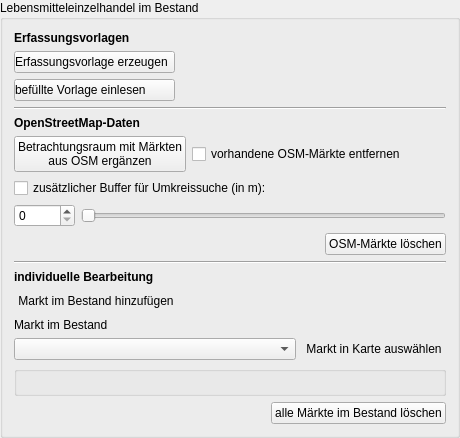
         <widget class="QgsCollapsibleGroupBox" name="mGroupBox_3">
          <property name="title">
           <string>Lebensmitteleinzelhandel im Bestand</string>
          </property>
          <property name="collapsed">
           <bool>false</bool>
          </property>
          <layout class="QVBoxLayout" name="verticalLayout_12">
           <item>
            <widget class="QLabel" name="label_2">
             <property name="font">
              <font>
               <weight>75</weight>
               <bold>true</bold>
              </font>
             </property>
             <property name="text">
              <string>Erfassungsvorlagen</string>
             </property>
            </widget>
           </item>
           <item>
            <layout class="QGridLayout" name="gridLayout">
             <item row="1" column="0">
              <widget class="QPushButton" name="read_template_button">
               <property name="sizePolicy">
                <sizepolicy hsizetype="Preferred" vsizetype="Fixed">
                 <horstretch>0</horstretch>
                 <verstretch>0</verstretch>
                </sizepolicy>
               </property>
               <property name="toolTip">
                <string>&lt;html&gt;&lt;head/&gt;&lt;body&gt;&lt;p&gt;&lt;span style=&quot; font-weight:600;&quot;&gt;Befüllte Vorlage einlesen&lt;/span&gt;&lt;/p&gt;&lt;p&gt;Eine von Ihnen zuvor erzeugte und anschließend befüllte Erfassungsvorlage für die Lebensmittelmärkte im Bestand wieder einlesen.&lt;/p&gt;&lt;/body&gt;&lt;/html&gt;</string>
               </property>
               <property name="layoutDirection">
                <enum>Qt::LeftToRight</enum>
               </property>
               <property name="styleSheet">
                <string notr="true">text-align:left</string>
               </property>
               <property name="text">
                <string>befüllte Vorlage einlesen</string>
               </property>
               <property name="icon">
                <iconset>
                 <normaloff>../../images/iconset_mob/20190619_iconset_mob_template_read_1.png</normaloff>../../images/iconset_mob/20190619_iconset_mob_template_read_1.png</iconset>
               </property>
               <property name="checkable">
                <bool>false</bool>
               </property>
              </widget>
             </item>
             <item row="0" column="0">
              <widget class="QPushButton" name="create_template_button">
               <property name="sizePolicy">
                <sizepolicy hsizetype="Fixed" vsizetype="Fixed">
                 <horstretch>0</horstretch>
                 <verstretch>0</verstretch>
                </sizepolicy>
               </property>
               <property name="toolTip">
                <string>&lt;html&gt;&lt;head/&gt;&lt;body&gt;&lt;p&gt;&lt;span style=&quot; font-weight:600;&quot;&gt;Erfassungsvorlage erzeugen&lt;/span&gt;&lt;/p&gt;&lt;p&gt;Eine leere Erfassungsvorlage im csv-, Excel- oder Shapefile-Format erzeugen, in der die Bestandsmärkte händisch eingetragen und später wieder mit Projekt-Check eingelesen werden können.&lt;/p&gt;&lt;/body&gt;&lt;/html&gt;</string>
               </property>
               <property name="layoutDirection">
                <enum>Qt::LeftToRight</enum>
               </property>
               <property name="styleSheet">
                <string notr="true">text-align:left</string>
               </property>
               <property name="text">
                <string>Erfassungsvorlage erzeugen</string>
               </property>
               <property name="icon">
                <iconset>
                 <normaloff>../../images/iconset_mob/20190619_iconset_mob_template_create_1.png</normaloff>../../images/iconset_mob/20190619_iconset_mob_template_create_1.png</iconset>
               </property>
               <property name="checkable">
                <bool>false</bool>
               </property>
              </widget>
             </item>
             <item row="0" column="1">
              <spacer name="horizontalSpacer">
               <property name="orientation">
                <enum>Qt::Horizontal</enum>
               </property>
               <property name="sizeHint" stdset="0">
                <size>
                 <width>40</width>
                 <height>20</height>
                </size>
               </property>
              </spacer>
             </item>
            </layout>
           </item>
           <item>
            <widget class="Line" name="line">
             <property name="orientation">
              <enum>Qt::Horizontal</enum>
             </property>
            </widget>
           </item>
           <item>
            <widget class="QLabel" name="label_5">
             <property name="font">
              <font>
               <weight>75</weight>
               <bold>true</bold>
              </font>
             </property>
             <property name="text">
              <string>OpenStreetMap-Daten</string>
             </property>
            </widget>
           </item>
           <item>
            <layout class="QHBoxLayout" name="horizontalLayout_6">
             <property name="topMargin">
              <number>0</number>
             </property>
             <property name="rightMargin">
              <number>0</number>
             </property>
             <item>
              <widget class="QPushButton" name="add_osm_button">
               <property name="sizePolicy">
                <sizepolicy hsizetype="Fixed" vsizetype="Fixed">
                 <horstretch>0</horstretch>
                 <verstretch>0</verstretch>
                </sizepolicy>
               </property>
               <property name="toolTip">
                <string>&lt;html&gt;&lt;head/&gt;&lt;body&gt;&lt;p&gt;&lt;span style=&quot; font-weight:600;&quot;&gt;Betrachtungsraum mit Märkten aus OSM ergänzen&lt;/span&gt;&lt;/p&gt;&lt;p&gt;Den in OpenStreetMap verfügbaren Bestand an Lebensmittelmärkten innerhalb des Plangebiets online abfragen und einlesen.&lt;/p&gt;&lt;/body&gt;&lt;/html&gt;</string>
               </property>
               <property name="text">
                <string>Betrachtungsraum mit Märkten 
aus OSM ergänzen</string>
               </property>
               <property name="icon">
                <iconset>
                 <normaloff>../../images/iconset_mob/20190619_iconset_mob_markets_osm_1.png</normaloff>../../images/iconset_mob/20190619_iconset_mob_markets_osm_1.png</iconset>
               </property>
              </widget>
             </item>
             <item>
              <widget class="QCheckBox" name="truncate_osm_check">
               <property name="text">
                <string>vorhandene OSM-Märkte entfernen</string>
               </property>
               <property name="checked">
                <bool>false</bool>
               </property>
              </widget>
             </item>
             <item>
              <spacer name="horizontalSpacer_12">
               <property name="orientation">
                <enum>Qt::Horizontal</enum>
               </property>
               <property name="sizeHint" stdset="0">
                <size>
                 <width>40</width>
                 <height>20</height>
                </size>
               </property>
              </spacer>
             </item>
            </layout>
           </item>
           <item>
            <widget class="QCheckBox" name="checkBox_23">
             <property name="toolTip">
              <string>&lt;html&gt;&lt;head/&gt;&lt;body&gt;&lt;p&gt;&lt;span style=&quot; font-weight:600;&quot;&gt;Zusätzlicher Buffer für Umkreissuche&lt;/span&gt;&lt;/p&gt;&lt;p&gt;Auch das Randgebiet des Betrachtungsraums durch Märkte aus OpenStreetMap ergänzen.&lt;/p&gt;&lt;/body&gt;&lt;/html&gt;</string>
             </property>
             <property name="text">
              <string>zusätzlicher Buffer für Umkreissuche (in m):</string>
             </property>
            </widget>
           </item>
           <item>
            <layout class="QHBoxLayout" name="horizontalLayout">
             <property name="leftMargin">
              <number>0</number>
             </property>
             <property name="topMargin">
              <number>0</number>
             </property>
             <item>
              <widget class="QSpinBox" name="spinBox">
               <property name="toolTip">
                <string>&lt;html&gt;&lt;head/&gt;&lt;body&gt;&lt;p&gt;&lt;span style=&quot; font-weight:600;&quot;&gt;Zusätzlicher Buffer für Umkreissuche&lt;/span&gt;&lt;/p&gt;&lt;p&gt;Auch das Randgebiet des Betrachtungsraums durch Märkte aus OpenStreetMap ergänzen.&lt;/p&gt;&lt;/body&gt;&lt;/html&gt;</string>
               </property>
               <property name="maximum">
                <number>10000</number>
               </property>
              </widget>
             </item>
             <item>
              <widget class="QSlider" name="horizontalSlider">
               <property name="toolTip">
                <string>&lt;html&gt;&lt;head/&gt;&lt;body&gt;&lt;p&gt;&lt;span style=&quot; font-weight:600;&quot;&gt;Zusätzlicher Buffer für Umkreissuche&lt;/span&gt;&lt;/p&gt;&lt;p&gt;Auch das Randgebiet des Betrachtungsraums durch Märkte aus OpenStreetMap ergänzen.&lt;/p&gt;&lt;/body&gt;&lt;/html&gt;</string>
               </property>
               <property name="maximum">
                <number>10000</number>
               </property>
               <property name="orientation">
                <enum>Qt::Horizontal</enum>
               </property>
              </widget>
             </item>
            </layout>
           </item>
           <item>
            <layout class="QHBoxLayout" name="horizontalLayout_7">
             <property name="topMargin">
              <number>0</number>
             </property>
             <property name="rightMargin">
              <number>0</number>
             </property>
             <item>
              <spacer name="horizontalSpacer_14">
               <property name="orientation">
                <enum>Qt::Horizontal</enum>
               </property>
               <property name="sizeHint" stdset="0">
                <size>
                 <width>40</width>
                 <height>20</height>
                </size>
               </property>
              </spacer>
             </item>
             <item>
              <widget class="QPushButton" name="remove_osm_button">
               <property name="text">
                <string>OSM-Märkte löschen</string>
               </property>
              </widget>
             </item>
            </layout>
           </item>
           <item>
            <widget class="Line" name="line_2">
             <property name="orientation">
              <enum>Qt::Horizontal</enum>
             </property>
            </widget>
           </item>
           <item>
            <widget class="QLabel" name="label_6">
             <property name="font">
              <font>
               <weight>75</weight>
               <bold>true</bold>
              </font>
             </property>
             <property name="text">
              <string>individuelle Bearbeitung</string>
             </property>
            </widget>
           </item>
           <item>
            <widget class="QPushButton" name="add_nullfall_market_button">
             <property name="sizePolicy">
              <sizepolicy hsizetype="Fixed" vsizetype="Fixed">
               <horstretch>0</horstretch>
               <verstretch>0</verstretch>
              </sizepolicy>
             </property>
             <property name="cursor">
              <cursorShape>PointingHandCursor</cursorShape>
             </property>
             <property name="toolTip">
              <string>&lt;html&gt;&lt;head/&gt;&lt;body&gt;&lt;p&gt;&lt;span style=&quot; font-weight:600;&quot;&gt;Bestehenden Markt manuell hinzufügen&lt;/span&gt;&lt;/p&gt;&lt;p&gt;Einen bestehenden Lebensmittelmarkt in die Karte eintragen.&lt;/p&gt;&lt;/body&gt;&lt;/html&gt;</string>
             </property>
             <property name="text">
              <string>Markt im Bestand hinzufügen</string>
             </property>
             <property name="icon">
              <iconset>
               <normaloff>../../images/iconset_mob/20190619_iconset_mob_market_add_1.png</normaloff>
               <normalon>../../images/iconset_mob/20190619_iconset_mob_market_add_2.png</normalon>../../images/iconset_mob/20190619_iconset_mob_market_add_1.png</iconset>
             </property>
             <property name="iconSize">
              <size>
               <width>24</width>
               <height>24</height>
              </size>
             </property>
             <property name="checkable">
              <bool>true</bool>
             </property>
             <property name="autoExclusive">
              <bool>false</bool>
             </property>
             <property name="flat">
              <bool>true</bool>
             </property>
            </widget>
           </item>
           <item>
            <widget class="QLabel" name="label_7">
             <property name="text">
              <string>Markt im Bestand</string>
             </property>
            </widget>
           </item>
           <item>
            <layout class="QHBoxLayout" name="horizontalLayout_14">
             <item>
              <widget class="QComboBox" name="nullfall_market_combo">
               <property name="minimumSize">
                <size>
                 <width>200</width>
                 <height>0</height>
                </size>
               </property>
               <property name="toolTip">
                <string>&lt;html&gt;&lt;head/&gt;&lt;body&gt;&lt;p&gt;&lt;span style=&quot; font-weight:600;&quot;&gt;Punktuelle Maßnahme auswählen&lt;/span&gt;&lt;/p&gt;&lt;p&gt;Wählen Sie hier eine punktuelle Maßnahme über eine Liste aus, um sie bearbeiten zu können (Bezeichnung vergeben, einem Netz zuordnen, Kosten festlegen).&lt;/p&gt;&lt;/body&gt;&lt;/html&gt;</string>
               </property>
              </widget>
             </item>
             <item>
              <widget class="QPushButton" name="select_nullfall_market_button">
               <property name="sizePolicy">
                <sizepolicy hsizetype="Fixed" vsizetype="Fixed">
                 <horstretch>0</horstretch>
                 <verstretch>0</verstretch>
                </sizepolicy>
               </property>
               <property name="cursor">
                <cursorShape>PointingHandCursor</cursorShape>
               </property>
               <property name="toolTip">
                <string>&lt;html&gt;&lt;head/&gt;&lt;body&gt;&lt;p&gt;&lt;span style=&quot; font-weight:600;&quot;&gt;Punktuelle Maßnahme auswählen&lt;/span&gt;&lt;/p&gt;&lt;p&gt;Wählen Sie hier eine punktuelle Maßnahme über dire Karte aus, um sie bearbeiten zu können (Bezeichnung vergeben, einem Netz zuordnen, Kosten festlegen).&lt;/p&gt;&lt;/body&gt;&lt;/html&gt;</string>
               </property>
               <property name="text">
                <string>Markt in Karte auswählen</string>
               </property>
               <property name="icon">
                <iconset>
                 <normaloff>../../images/iconset_mob/20190619_iconset_mob_select_11.png</normaloff>
                 <normalon>../../images/iconset_mob/20190619_iconset_mob_select_21.png</normalon>../../images/iconset_mob/20190619_iconset_mob_select_11.png</iconset>
               </property>
               <property name="iconSize">
                <size>
                 <width>24</width>
                 <height>24</height>
                </size>
               </property>
               <property name="checkable">
                <bool>true</bool>
               </property>
               <property name="autoExclusive">
                <bool>false</bool>
               </property>
               <property name="flat">
                <bool>true</bool>
               </property>
              </widget>
             </item>
            </layout>
           </item>
           <item>
            <widget class="QGroupBox" name="nullfall_market_parameter_group">
             <property name="font">
              <font>
               <family>MS Shell Dlg 2</family>
               <pointsize>8</pointsize>
               <weight>50</weight>
               <bold>false</bold>
              </font>
             </property>
             <property name="title">
              <string/>
             </property>
             <layout class="QVBoxLayout" name="verticalLayout_9"/>
            </widget>
           </item>
           <item>
            <layout class="QHBoxLayout" name="horizontalLayout_8">
             <property name="topMargin">
              <number>0</number>
             </property>
             <property name="rightMargin">
              <number>0</number>
             </property>
             <item>
              <spacer name="horizontalSpacer_15">
               <property name="orientation">
                <enum>Qt::Horizontal</enum>
               </property>
               <property name="sizeHint" stdset="0">
                <size>
                 <width>40</width>
                 <height>20</height>
                </size>
               </property>
              </spacer>
             </item>
             <item>
              <widget class="QPushButton" name="remove_nullfall_markets_button">
               <property name="text">
                <string>alle Märkte im Bestand löschen</string>
               </property>
              </widget>
             </item>
            </layout>
           </item>
          </layout>
         </widget>
